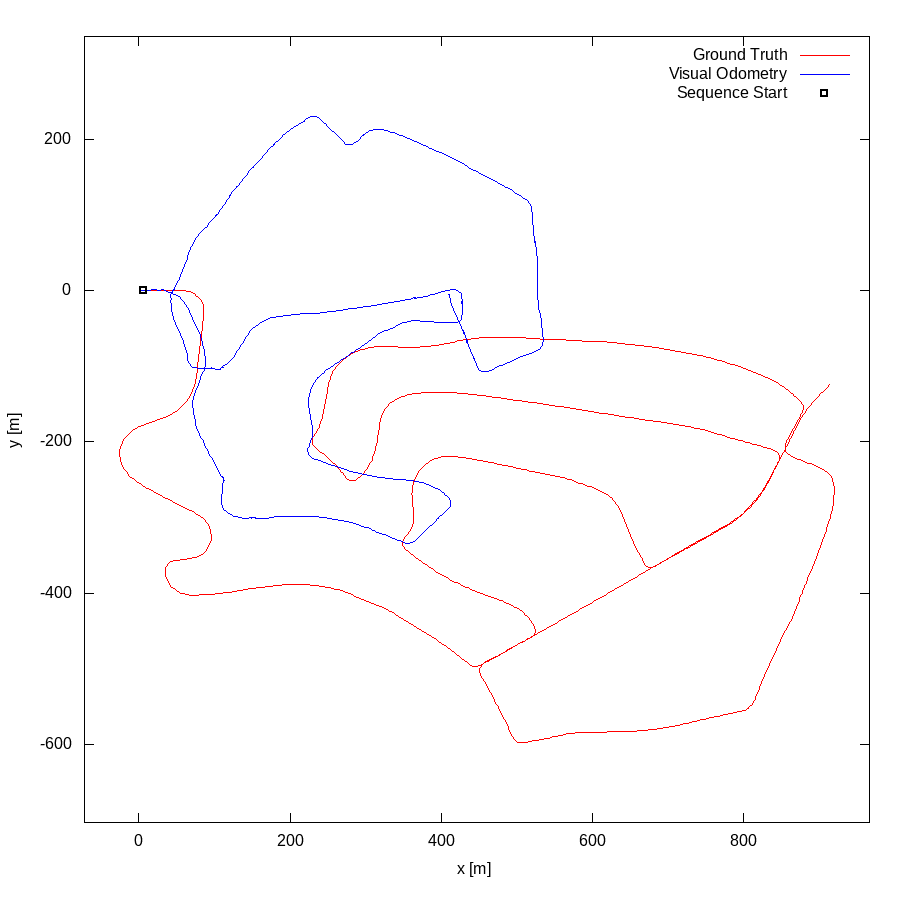

Here is the gnuplot script that generated this plot:
set term postscript eps enhanced color
set output "02.eps"
set size ratio -1
set xrange [-72:967]
set yrange [-703:336]
set xlabel "x [m]"
set ylabel "y [m]"
plot "02.txt" using 1:2 lc rgb "#FF0000" title 'Ground Truth' w lines,"02.txt" using 3:4 lc rgb "#0000FF" title 'Visual Odometry' w lines,"< head -1 02.txt" using 1:2 lc rgb "#000000" pt 4 ps 1 lw 2 title 'Sequence Start' w points
